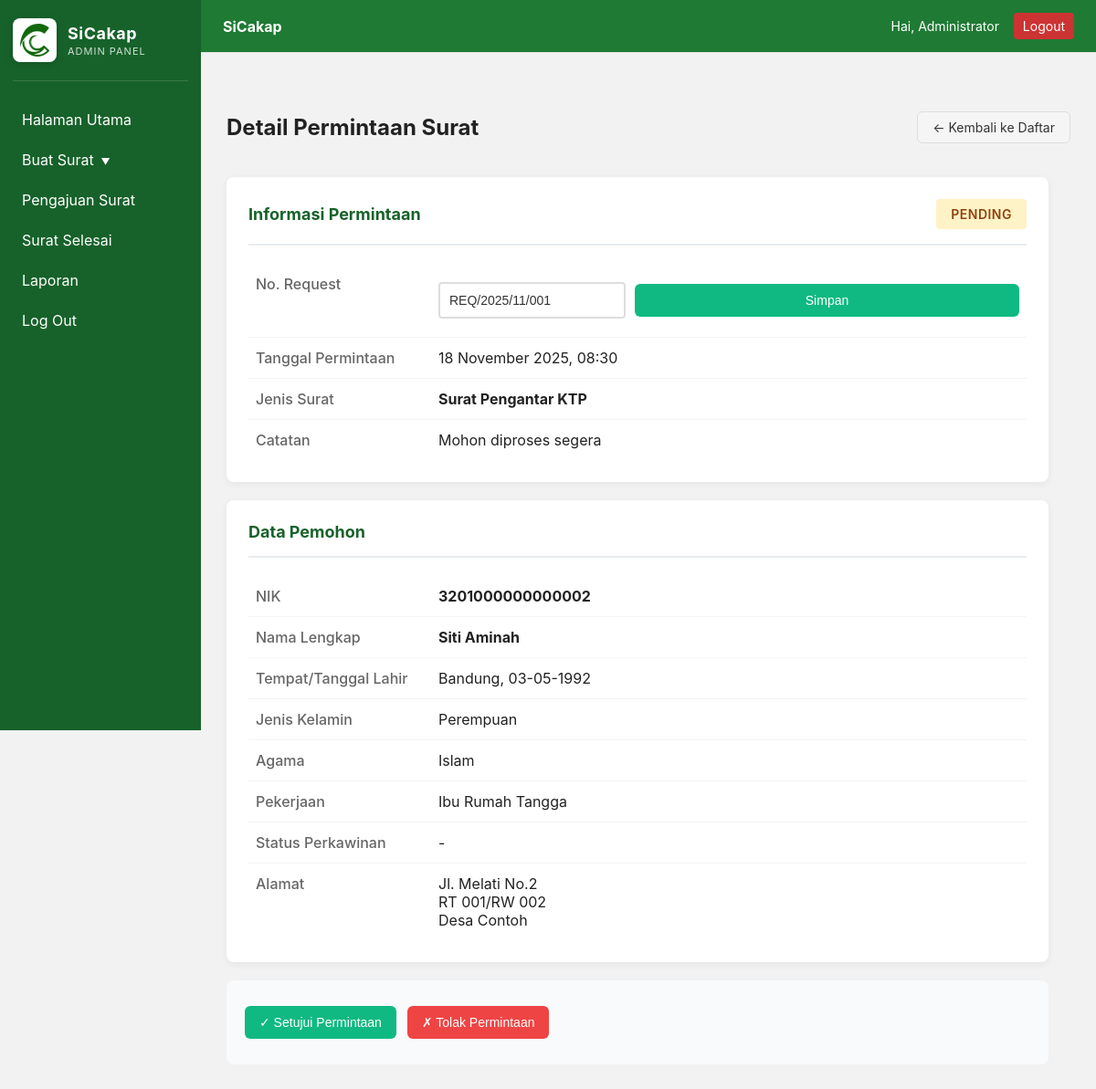
Screenshot of /public/index.php?p=request_detail&id=1 (signed in) with the database file from the repository.
### tables this page shows
CREATE TABLE `letter_requests` (
  `id` int(11) NOT NULL,
  `no_request` varchar(100) DEFAULT NULL,
  `resident_id` int(11) DEFAULT NULL,
  `resident_nik` varchar(50) DEFAULT NULL,
  `resident_name` varchar(255) DEFAULT NULL,
  `template_id` int(11) DEFAULT NULL,
  `requested_at` datetime DEFAULT NULL,
  `status` enum('pending','verifikasi','approved','rejected','processing','finished') DEFAULT 'pending',
  `attachments` text DEFAULT NULL,
  `notes` text DEFAULT NULL,
  `created_at` timestamp NOT NULL DEFAULT current_timestamp()
);

CREATE TABLE `letter_templates` (
  `id` int(11) NOT NULL,
  `code` varchar(50) NOT NULL,
  `name` varchar(255) NOT NULL,
  `content` text DEFAULT NULL,
  `created_at` timestamp NOT NULL DEFAULT current_timestamp()
);

CREATE TABLE `residents` (
  `id` int(11) NOT NULL,
  `nik` varchar(50) NOT NULL,
  `name` varchar(255) NOT NULL,
  `tempat_lahir` varchar(255) DEFAULT NULL,
  `tanggal_lahir` date DEFAULT NULL,
  `jenis_kelamin` varchar(20) DEFAULT NULL,
  `agama` varchar(50) DEFAULT NULL,
  `alamat` text DEFAULT NULL,
  `rt` varchar(10) DEFAULT NULL,
  `rw` varchar(10) DEFAULT NULL,
  `desa` varchar(255) DEFAULT NULL,
  `pekerjaan` varchar(255) DEFAULT NULL,
  `status_perkawinan` varchar(50) DEFAULT NULL,
  `kewarganegaraan` varchar(50) DEFAULT NULL,
  `nama_ayah` varchar(255) DEFAULT NULL,
  `nama_ibu` varchar(255) DEFAULT NULL,
  `created_at` timestamp NOT NULL DEFAULT current_timestamp()
);

### app/functions.php (called while the page is built, shortened)
<?php
if (!function_exists('h')) {
    function h($s) {
        return htmlspecialchars($s, ENT_QUOTES, 'UTF-8');
    }
}

### app/auth.php (called while the page is built, shortened)
<?php
function current_user() {
    return $_SESSION['user'] ?? null;
}

### app/pages/request_detail.php (the view, shortened to what this page needs)
<?php
$pdo = db();
$user = current_user();
$id = isset($_GET['id']) ? intval($_GET['id']) : 0;
$sql = "SELECT lr.*, lt.name as template_name, lt.code as template_code,
               r.name as resident_full_name, r.alamat, r.rt, r.rw, r.desa,
               r.tempat_lahir, r.tanggal_lahir, r.jenis_kelamin, r.agama,
               r.pekerjaan, r.status_perkawinan, r.kewarganegaraan
        FROM letter_requests lr
        LEFT JOIN letter_templates lt ON lr.template_id = lt.id
        LEFT JOIN residents r ON lr.resident_id = r.id
        WHERE lr.id = :id";
$stmt = $pdo->prepare($sql);
$stmt->execute([':id' => $id]);
$request = $stmt->fetch();
?>
<!doctype html>
<html lang="id">
<head>
  <link rel="stylesheet" href="<?= h(rtrim(APP_URL, '/')) ?>/assets/css/style.css">
</head>
<body>
<?php include __DIR__ . '/_sidebar.php'; ?>
<div class="main">
  <header class="topbar">
    <div class="brand">SiCakap</div>
    <div class="user">
      <span>Hai, <?= h($user['name'] ?? $user['email'] ?? 'Administrator') ?></span>
      <a href="?p=logout" class="logout">Logout</a>
    </div>
  </header>
  <section class="content">
    <div class="page-header">
      <h1>Detail Permintaan Surat</h1>
      <a href="?p=requests" class="btn btn-light">← Kembali ke Daftar</a>
    </div>
    <div class="detail-container">
      <div class="detail-card">
        <div class="detail-header">
          <h3>Informasi Permintaan</h3>
          <?php
          $status_labels = [
              'pending' => 'Pending',
              'verifikasi' => 'Verifikasi',
              'approved' => 'Disetujui',
              'rejected' => 'Ditolak',
              'processing' => 'Diproses',
              'finished' => 'Selesai'
          ];
          $status = $request['status'];
          $label = $status_labels[$status] ?? $status;
          ?>
          <span class="badge badge-<?= h($status) ?> badge-large"><?= h($label) ?></span>
        </div>
        <table class="detail-table">
          <tr>
            <td class="label">No. Request</td>
            <td>
              <form method="post" action="?p=request_approve" style="margin: 0;">
                <div style="display: flex; gap: 10px; align-items: center;">
                  <input type="text" name="no_request" value="<?= h($request['no_request'] ?? '') ?>"
                         placeholder="Masukkan No. Request" required
                         style="width: 300px; padding: 10px; border: 2px solid #ddd; border-radius: 4px; font-size: 14px; background: white; color: #333; font-weight: 500;">
                  <button type="submit" class="btn btn-sm btn-success">Simpan</button>
                </div>
              </form>
            </td>
          </tr>
          <tr>
            <td class="label">Tanggal Permintaan</td>
            <td>
              <?php
              if ($request['requested_at']) {
                  echo date('d F Y, H:i', strtotime($request['requested_at']));
              } else {
                  echo date('d F Y', strtotime($request['created_at']));
              }
              ?>
            </td>
          </tr>
          <tr>
            <td class="label">Jenis Surat</td>
            <td><strong><?= h($request['template_name'] ?? 'Template #' . $request['template_id']) ?></strong></td>
          </tr>
          <?php if ($request['notes']): ?>
          <tr>
            <td class="label">Catatan</td>
            <td><?= nl2br(h($request['notes'])) ?></td>
          </tr>
          <?php endif; ?>
        </table>
      </div>
      <div class="detail-card">
        <div class="detail-header">
          <h3>Data Pemohon</h3>
        </div>
        <table class="detail-table">
          <tr>
            <td class="label">NIK</td>
            <td><strong><?= h($request['resident_nik']) ?></strong></td>
          </tr>
          <tr>
            <td class="label">Nama Lengkap</td>
            <td><strong><?= h($request['resident_name']) ?></strong></td>
          </tr>
          <?php if ($request['resident_full_name']): ?>
          <tr>
            <td class="label">Tempat/Tanggal Lahir</td>
            <td>
              <?php
              $ttl = [];
              if ($request['tempat_lahir']) $ttl[] = h($request['tempat_lahir']);
              if ($request['tanggal_lahir']) $ttl[] = date('d-m-Y', strtotime($request['tanggal_lahir']));
              echo implode(', ', $ttl);
              ?>
            </td>
          </tr>
          <tr>
            <td class="label">Jenis Kelamin</td>
            <td><?= h($request['jenis_kelamin'] ?? '-') ?></td>
          </tr>
          <tr>
            <td class="label">Agama</td>
            <td><?= h($request['agama'] ?? '-') ?></td>
          </tr>
          <tr>
            <td class="label">Pekerjaan</td>
            <td><?= h($request['pekerjaan'] ?? '-') ?></td>
          </tr>
          <tr>
            <td class="label">Status Perkawinan</td>
            <td><?= h($request['status_perkawinan'] ?? '-') ?></td>
          </tr>
          <tr>
            <td class="label">Alamat</td>
            <td>
              <?= h($request['alamat'] ?? '-') ?>
              <?php
              $rtrw = [];
              if ($request['rt']) $rtrw[] = 'RT ' . h($request['rt']);
              if ($request['rw']) $rtrw[] = 'RW ' . h($request['rw']);
              if ($rtrw) echo '<br>' . implode('/', $rtrw);
              if ($request['desa']) echo '<br>' . h($request['desa']);
              ?>
            </td>
          </tr>
          <?php endif; ?>
        </table>
      </div>
      <div class="detail-actions">
        <?php if ($status === 'pending' || $status === 'verifikasi'): ?>
        <form method="post" action="?p=request_approve" style="display: inline;">
          <button type="submit" class="btn btn-success" onclick="return confirm('Setujui permintaan ini?')">
            ✓ Setujui Permintaan
          </button>
        </form>
        <form method="post" action="?p=request_approve" style="display: inline;">
          <button type="submit" class="btn btn-danger" onclick="return confirm('Tolak permintaan ini?')">
            ✗ Tolak Permintaan
          </button>
        </form>
        <?php endif; ?>
      </div>
    </div>
  </section>
</div>
</body>
</html>

### public/assets/css/style.css (style rules this page uses)
body { margin: 0; font-family: Arial, Helvetica, sans-serif; background: #f2f2f2 }
.main { margin-left: 240px }
.topbar { background: #1f7a34; color: #fff; padding: 12px 20px; display: flex; justify-content: space-between; align-items: center }
.content { padding: 20px; background: #fff; min-height: calc(100vh - 60px) }
input, button { display: block; width: 100%; padding: 8px; margin: 8px 0; box-sizing: border-box }
button { background: #17622a; color: #fff; border: 0; border-radius: 4px }
.logout { background: #d43f3f; padding: 6px 10px; border-radius: 4px; color: #fff; text-decoration: none }
:root { --green: #17622a; --dark: #1f7a34; --muted: #f2f2f2; --card-bg: #ffffff; --text: #222; --accent: #5b5be0; --danger: #e05252; --radius: 8px; --max-width: 1200px; }
* { box-sizing: border-box }
html, body { height: 100%; margin: 0; font-family: Inter, "Segoe UI", Roboto, Arial, sans-serif; color: var(--text); background: var(--muted) }
a { color: var(--green); text-decoration: none }
.main { margin-left: 220px; min-height: 100vh }
.topbar { display: flex; justify-content: space-between; align-items: center; padding: 14px 24px; background: var(--dark); color: #fff; box-shadow: 0 1px 0 rgba(0, 0, 0, 0.06); }
.topbar .brand { font-weight: 700 }
.topbar .user { font-size: 14px }
.topbar .user .logout { margin-left: 12px; display: inline-block; background: #c33; color: #fff; padding: 6px 10px; border-radius: 4px }
.content { padding: 28px; max-width: var(--max-width); margin: 20px auto; background: transparent; }
.btn { display: inline-block; padding: 10px 14px; background: var(--green); color: #fff; border-radius: 6px }
.btn-light { background: #f5f5f5; color: #333; padding: 8px 16px; border-radius: 6px; border: 1px solid #ddd; cursor: pointer; font-size: 14px; text-decoration: none; display: inline-block; }
.page-header { display: flex; justify-content: space-between; align-items: center; margin-bottom: 20px; }
.badge { display: inline-block; padding: 4px 10px; border-radius: 4px; font-size: 12px; font-weight: 600; text-transform: uppercase; letter-spacing: 0.5px; }
.badge-large { padding: 8px 16px; font-size: 14px; }
.badge-pending { background: #fef3c7; color: #92400e; }
.btn-success { background: #10b981; color: #fff; padding: 10px 16px; border-radius: 6px; border: none; cursor: pointer; font-size: 14px; }
.btn-danger { background: #ef4444; color: #fff; padding: 10px 16px; border-radius: 6px; border: none; cursor: pointer; font-size: 14px; }
.detail-container { max-width: 900px; }
.detail-card { background: #fff; border-radius: 8px; padding: 24px; margin-bottom: 20px; box-shadow: 0 2px 8px rgba(0,0,0,0.06); }
.detail-header { display: flex; justify-content: space-between; align-items: center; margin-bottom: 20px; padding-bottom: 16px; border-bottom: 2px solid #e9ecef; }
.detail-header h3 { margin: 0; color: var(--green); font-size: 18px; }
.detail-table { width: 100%; border-collapse: collapse; }
.detail-table tr { border-bottom: 1px solid #f3f4f6; }
.detail-table tr:last-child { border-bottom: none; }
.detail-table td { padding: 12px 8px; vertical-align: top; }
.detail-table td.label { width: 200px; font-weight: 500; color: #666; }
.detail-actions { background: #f9fafb; padding: 20px; border-radius: 8px; display: flex; gap: 12px; flex-wrap: wrap; }
.btn-success { background: #10b981; }

### rows the page displays
letter_requests: status "PENDING", no_request "REQ/2025/11/001", requested_at "18 November 2025, 08:30", template.name "Surat Pengantar KTP", notes "Mohon diproses segera", resident_nik "3201000000000002", resident_name "Siti Aminah", resident.jenis_kelamin "Perempuan", resident.agama "Islam", resident.pekerjaan "Ibu Rumah Tangga", resident.status_perkawinan "-", resident.alamat "Jl. Melati No.2", resident.desa "Desa Contoh"

### other values shown
$user['name'] "Administrator"
implode(', ', $ttl) "Bandung, 03-05-1992"
implode('/', $rtrw) "RT 001/RW 002"
